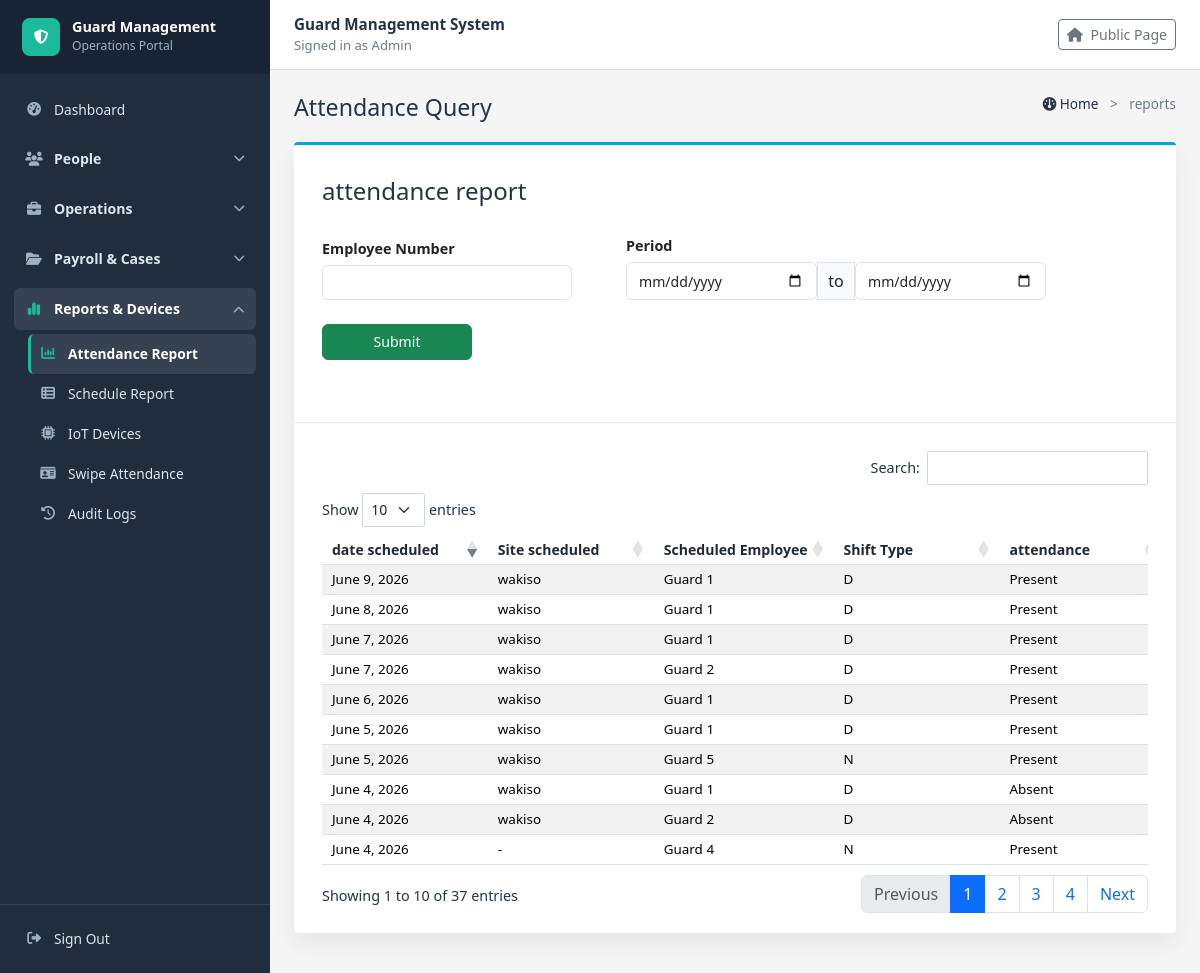
Screenshot of /reports/attendance-query/ (signed in) with the database file from the repository.
### guardmanagementsystem/models.py (models this page shows, shortened)
class Guard(models.Model):
    STATUS_CHOICES = [
        ('Active', 'Active'),
        ('Inactive', 'Inactive'),
        ('Suspended', 'Suspended'),
        ('Terminated', 'Terminated'),
    ]
    guard_id = models.AutoField(primary_key=True)
    guard_number = models.CharField(max_length=20, unique=True, null=True, blank=True, editable=False)
    rfid_card_number = models.CharField(max_length=50, unique=True, null=True, blank=True)
    full_name = models.CharField(max_length=100)
    date_of_birth = models.DateField()
    phone = models.CharField(max_length=20)
    email = models.EmailField(unique=True)
    address = models.TextField()
    date_of_joining = models.DateField(auto_now= True)
    status = models.CharField(max_length=20, choices=STATUS_CHOICES, default='Active')
    daily_rate = models.DecimalField(max_digits=12, decimal_places=2, default=7000)
    def __str__(self):
        return self.full_name

class Attendance(models.Model):
    STATUS_CHOICES = [
        ('Present', 'Present'),
        ('Absent', 'Absent'),
        ('Late', 'Late'),
        ('On Leave', 'On Leave'),
    ]
    attendance_id = models.AutoField(primary_key=True)
    guard = models.ForeignKey(Guard, on_delete=models.CASCADE, related_name='attendances' )
    attendance_date = models.DateField()
    check_in_time = models.TimeField(null=True, blank=True)
    check_out_time = models.TimeField(null=True, blank=True)
    status = models.CharField(max_length=20, choices=STATUS_CHOICES, default='Present')
    replacement_guard = models.ForeignKey( Guard,on_delete=models.SET_NULL, null=True,blank=True, related_name='replacement_attendances' )
    absence_reason = models.TextField(blank=True)
    class Meta:
        constraints = [
            models.UniqueConstraint(
                fields=['guard', 'attendance_date'],
                name='unique_guard_attendance_date'
            )
        ]

class Deployment(models.Model):
    STATUS_CHOICES = [
        ('Active', 'Active'),
        ('Completed', 'Completed'),
        ('Cancelled', 'Cancelled'),
    ]
    deployment_id = models.AutoField(primary_key=True)
    guard = models.ForeignKey(Guard, on_delete=models.CASCADE,related_name='deployments')
    client = models.ForeignKey(Client,on_delete=models.CASCADE,related_name='deployments')
    site_location = models.CharField(max_length=200)
    start_date = models.DateField()
    end_date = models.DateField(null=True, blank=True)
    status = models.CharField(max_length=20, choices=STATUS_CHOICES, default='Active')

### guardmanagementsystem/views.py (the view)
# urls.py: path("reports/attendance-query/", views.attendance_query_report, name="attendance_query_report"),
@login_required
def attendance_query_report(request):
    employee_number = request.GET.get("employee_number", "")
    start_date = request.GET.get("start_date", "")
    end_date = request.GET.get("end_date", "")
    attendances = Attendance.objects.select_related("guard").all()
    if employee_number:
        attendances = attendances.filter(
            Q(guard__guard_id__icontains=employee_number) |
            Q(guard__full_name__icontains=employee_number)
        )
    if start_date:
        attendances = attendances.filter(attendance_date__gte=start_date)
    if end_date:
        attendances = attendances.filter(attendance_date__lte=end_date)
    guard_ids = list(attendances.values_list("guard_id", flat=True))
    deployments = Deployment.objects.select_related("client").filter(guard_id__in=guard_ids)
    shifts = Shift.objects.filter(guard_id__in=guard_ids)
    deployment_by_guard = {}
    for deployment in deployments:
        deployment_by_guard.setdefault(deployment.guard_id, deployment)
    shift_by_guard_date = {}
    for shift in shifts:
        shift_by_guard_date.setdefault((shift.guard_id, shift.start_time), shift)
    report_rows = []
    for attendance in attendances.order_by("-attendance_date", "guard__full_name"):
        deployment = deployment_by_guard.get(attendance.guard_id)
        shift = shift_by_guard_date.get((attendance.guard_id, attendance.attendance_date))
        report_rows.append({
            "date_scheduled": attendance.attendance_date,
            "site_scheduled": deployment.site_location if deployment else "-",
            "scheduled_employee": attendance.guard,
            "shift_type": get_shift_code(shift),
            "attendance": attendance.status,
            "replacement": "-",
            "recorded_by": "-",
            "date_recorded": attendance.attendance_date,
        })
    return render(request, "guardmanagementsystem/attendance_query_report.html", {
        "report_rows": report_rows,
        "selected_employee_number": employee_number,
        "selected_start_date": start_date,
        "selected_end_date": end_date,
    })

### guardmanagementsystem/templates/guardmanagementsystem/attendance_query_report.html (shortened to what this page needs)
{% extends "guardmanagementsystem/base.html" %}
{% block content %}
<link rel="stylesheet" href="https://cdn.datatables.net/1.13.8/css/dataTables.bootstrap5.min.css">
<link rel="stylesheet" href="https://cdn.datatables.net/buttons/2.4.2/css/buttons.bootstrap5.min.css">
<div class="d-flex justify-content-between align-items-start mb-3">
    <div>
        <h2 class="mb-1">Attendance Query</h2>
    </div>
    <div class="breadcrumb-mini">
        <a href="{% url 'dashboard' %}"><i class="fa fa-dashboard"></i> Home</a>
        <span class="mx-2">&gt;</span>
        <span>reports</span>
    </div>
</div>
<div class="query-shell">
    <form method="GET" class="query-filter">
        <div class="query-title">attendance report</div>
        <div class="query-filter-row">
            <div class="query-employee-field">
                <label class="filter-label" for="employee_number">Employee Number</label>
                <input id="employee_number" type="text" name="employee_number" value="{{ selected_employee_number|default:'' }}" class="form-control">
            </div>
            <div class="query-period-field">
                <label class="filter-label">Period</label>
                <div class="period-group">
                    <input type="date" name="start_date" value="{{ selected_start_date|default:'' }}" class="form-control">
                    <span class="input-group-text">to</span>
                    <input type="date" name="end_date" value="{{ selected_end_date|default:'' }}" class="form-control">
                </div>
            </div>
            <div class="query-submit-column">
                <button type="submit" class="btn btn-success">Submit</button>
            </div>
        </div>
    </form>
    <div class="query-table-wrap">
        <div class="table-responsive">
            <table id="attendanceQueryTable" class="table table-striped table-hover align-middle w-100">
                <thead>
                    <tr>
                        <th>date scheduled</th>
                        <th>Site scheduled</th>
                        <th>Scheduled Employee</th>
                        <th>Shift Type</th>
                        <th>attendance</th>
                    </tr>
                </thead>
                <tbody>
                    {% for row in report_rows %}
                        <tr>
                            <td>{{ row.date_scheduled }}</td>
                            <td>{{ row.site_scheduled }}</td>
                            <td>{{ row.scheduled_employee }}</td>
                            <td>{{ row.shift_type }}</td>
                            <td>{{ row.attendance }}</td>
                        </tr>
                    {% endfor %}
                </tbody>
            </table>
        </div>
    </div>
</div>
{% endblock %}

### guardmanagementsystem/templates/guardmanagementsystem/base.html (shortened to what this page needs)
<!doctype html>
<html lang="en">
<head>
    <link href="https://cdn.jsdelivr.net/npm/bootstrap@5.3.3/dist/css/bootstrap.min.css" rel="stylesheet">
    <link href="https://cdnjs.cloudflare.com/ajax/libs/font-awesome/6.5.2/css/all.min.css" rel="stylesheet">
</head>
<body>
    {% with current_url=request.resolver_match.url_name %}
    <div class="app-layout">
        <aside class="sidebar">
            <div class="d-flex align-items-center justify-content-between">
                <a class="sidebar-brand flex-grow-1" href="{% url 'dashboard' %}">
                    <span class="brand-mark"><i class="fa fa-shield-halved"></i></span>
                    <span>
                        <span class="brand-title">Guard Management</span>
                        <span class="brand-subtitle">Operations Portal</span>
                    </span>
                </a>
            </div>
            <nav id="sidebarNav" class="sidebar-nav collapse d-lg-block">
                <a class="sidebar-link {% if current_url == 'dashboard' %}active{% endif %}" href="{% url 'dashboard' %}">
                    <i class="fa fa-gauge-high"></i> Dashboard
                </a>
                <div class="sidebar-module">
                    <button class="module-toggle" type="button" data-bs-toggle="collapse" data-bs-target="#peopleModule" aria-controls="peopleModule" aria-expanded="{% if current_url in 'supervisor_list supervisor_add supervisor_edit supervisor_delete guard_list guard_add guard_edit guard_delete client_list client_add client_edit client_delete' %}true{% else %}false{% endif %}">
                        <span class="module-title"><i class="fa fa-users"></i> People</span>
                        <i class="fa fa-chevron-down module-chevron"></i>
                    </button>
                </div>
                <div class="sidebar-module">
                    <button class="module-toggle" type="button" data-bs-toggle="collapse" data-bs-target="#operationsModule" aria-controls="operationsModule" aria-expanded="{% if current_url in 'deployment_list deployment_add deployment_edit deployment_delete program_guard attendance_list attendance_add attendance_edit attendance_delete shift_list shift_add shift_edit shift_delete shift_import schedule_csv_template asset_list asset_add asset_edit asset_delete' %}true{% else %}false{% endif %}">
                        <span class="module-title"><i class="fa fa-briefcase"></i> Operations</span>
                        <i class="fa fa-chevron-down module-chevron"></i>
                    </button>
                </div>
                <div class="sidebar-module">
                    <button class="module-toggle" type="button" data-bs-toggle="collapse" data-bs-target="#payrollCasesModule" aria-controls="payrollCasesModule" aria-expanded="{% if current_url in 'salary_list salary_add salary_edit salary_delete salary_payslip_general salary_payslip_individual advance_request_list advance_request_add advance_request_edit advance_request_delete incident_list incident_add incident_edit incident_delete incident_pdf_report disciplinary_action_list disciplinary_action_add disciplinary_action_edit disciplinary_action_delete' %}true{% else %}false{% endif %}">
                        <span class="module-title"><i class="fa fa-folder-open"></i> Payroll & Cases</span>
                        <i class="fa fa-chevron-down module-chevron"></i>
                    </button>
                </div>
                <div class="sidebar-module">
                    <button class="module-toggle" type="button" data-bs-toggle="collapse" data-bs-target="#reportsDevicesModule" aria-controls="reportsDevicesModule" aria-expanded="{% if current_url in 'attendance_query_report schedule_report schedule_report_csv_export iot_device_list iot_device_add iot_device_edit iot_device_delete iot_swipe_attendance audit_log_list' %}true{% else %}false{% endif %}">
                        <span class="module-title"><i class="fa fa-chart-simple"></i> Reports & Devices</span>
                        <i class="fa fa-chevron-down module-chevron"></i>
                    </button>
                    <div id="reportsDevicesModule" class="collapse {% if current_url in 'attendance_query_report schedule_report schedule_report_csv_export iot_device_list iot_device_add iot_device_edit iot_device_delete iot_swipe_attendance audit_log_list' %}show{% endif %}">
                        <div class="module-menu">
                            <a class="sidebar-link {% if current_url == 'attendance_query_report' %}active{% endif %}" href="{% url 'attendance_query_report' %}">
                                <i class="fa fa-chart-column"></i> Attendance Report
                            </a>
                            <a class="sidebar-link {% if current_url in 'schedule_report schedule_report_csv_export' %}active{% endif %}" href="{% url 'schedule_report' %}">
                                <i class="fa fa-table-list"></i> Schedule Report
                            </a>
                            <a class="sidebar-link {% if current_url in 'iot_device_list iot_device_add iot_device_edit iot_device_delete' %}active{% endif %}" href="{% url 'iot_device_list' %}">
                                <i class="fa fa-microchip"></i> IoT Devices
                            </a>
                            <a class="sidebar-link {% if current_url == 'iot_swipe_attendance' %}active{% endif %}" href="{% url 'iot_swipe_attendance' %}">
                                <i class="fa fa-id-card"></i> Swipe Attendance
                            </a>
                            <a class="sidebar-link {% if current_url == 'audit_log_list' %}active{% endif %}" href="{% url 'audit_log_list' %}">
                                <i class="fa fa-clock-rotate-left"></i> Audit Logs
                            </a>
                        </div>
                    </div>
                </div>
            </nav>
            <div class="sidebar-footer">
                {% if request.user.is_authenticated %}
                    <a class="sidebar-link" href="{% url 'signout' %}">
                        <i class="fa fa-right-from-bracket"></i> Sign Out
                    </a>
                {% else %}
                    <a class="sidebar-link" href="{% url 'signin' %}">
                        <i class="fa fa-right-to-bracket"></i> Sign In
                    </a>
                {% endif %}
            </div>
        </aside>
        <div class="main-panel">
            <header class="topbar">
                <div>
                    <p class="topbar-title">Guard Management System</p>
                    <div class="topbar-user">
                        {% if request.user.is_authenticated %}
                            Signed in as {{ request.user.username }}
                        {% else %}
                            Staff portal
                        {% endif %}
                    </div>
                </div>
                <a class="btn btn-sm btn-outline-secondary" href="{% url 'welcome' %}">
                    <i class="fa fa-house me-1"></i> Public Page
                </a>
            </header>
            <main class="container-fluid page-shell content-area">
                {% block content %}{% endblock %}
            </main>
        </div>
    </div>
    {% endwith %}
</body>
</html>

### rows the page displays
Guard: date_scheduled "June 9, 2026", site_scheduled "wakiso", scheduled_employee "Guard 1", shift_type "D", attendance "Present", date_scheduled "June 8, 2026", date_scheduled "June 7, 2026", date_scheduled "June 6, 2026", date_scheduled "June 5, 2026", date_scheduled "June 4, 2026", attendance "Absent"
Guard: date_scheduled "June 7, 2026", site_scheduled "wakiso", scheduled_employee "Guard 2", shift_type "D", attendance "Present", date_scheduled "June 4, 2026", attendance "Absent"
Guard: date_scheduled "June 5, 2026", site_scheduled "wakiso", scheduled_employee "Guard 5", shift_type "N", attendance "Present"
Guard: date_scheduled "June 4, 2026", site_scheduled "-", scheduled_employee "Guard 4", shift_type "N", attendance "Present"

### other values shown
{{ request.user.username }} "Admin"
